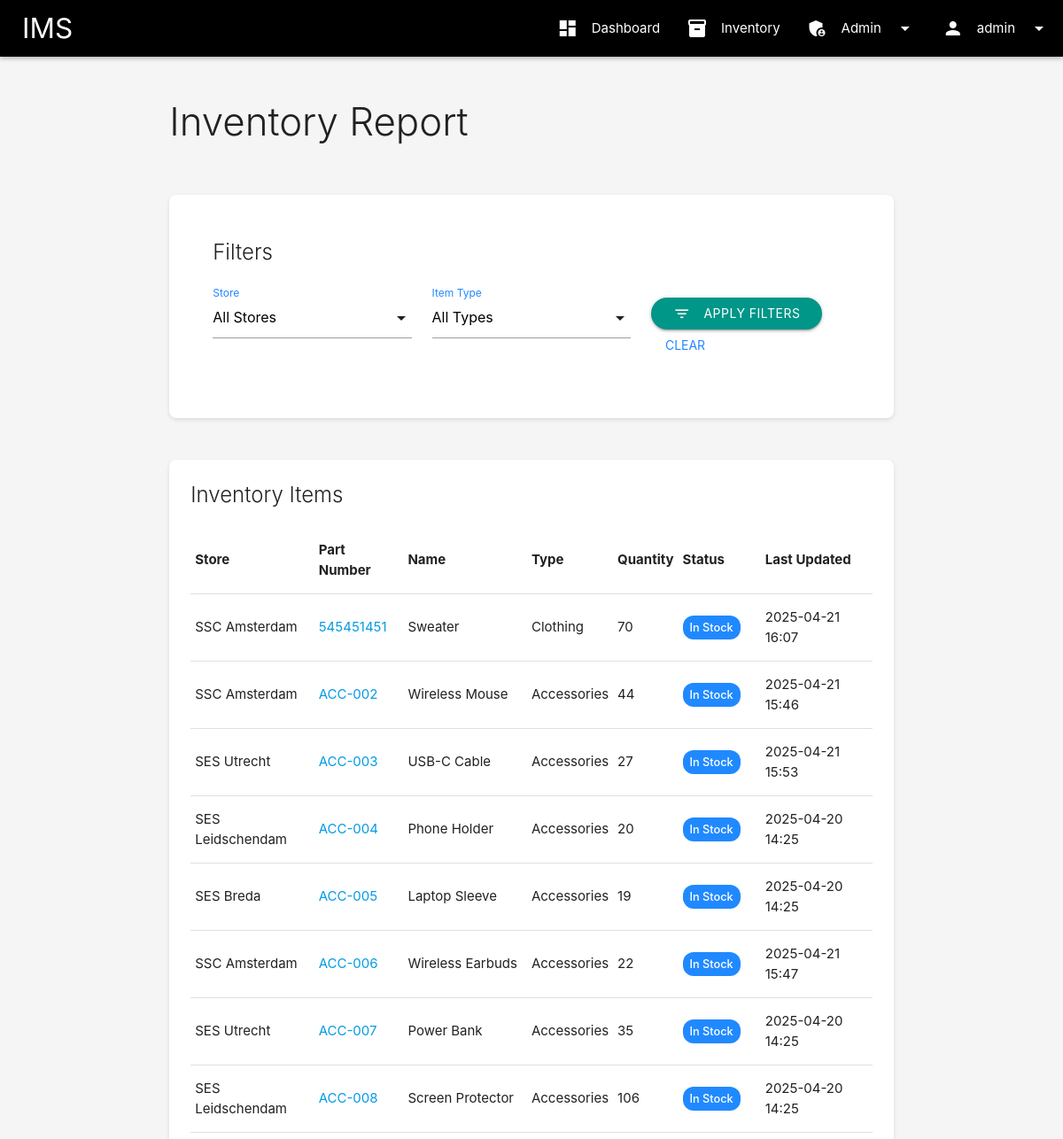
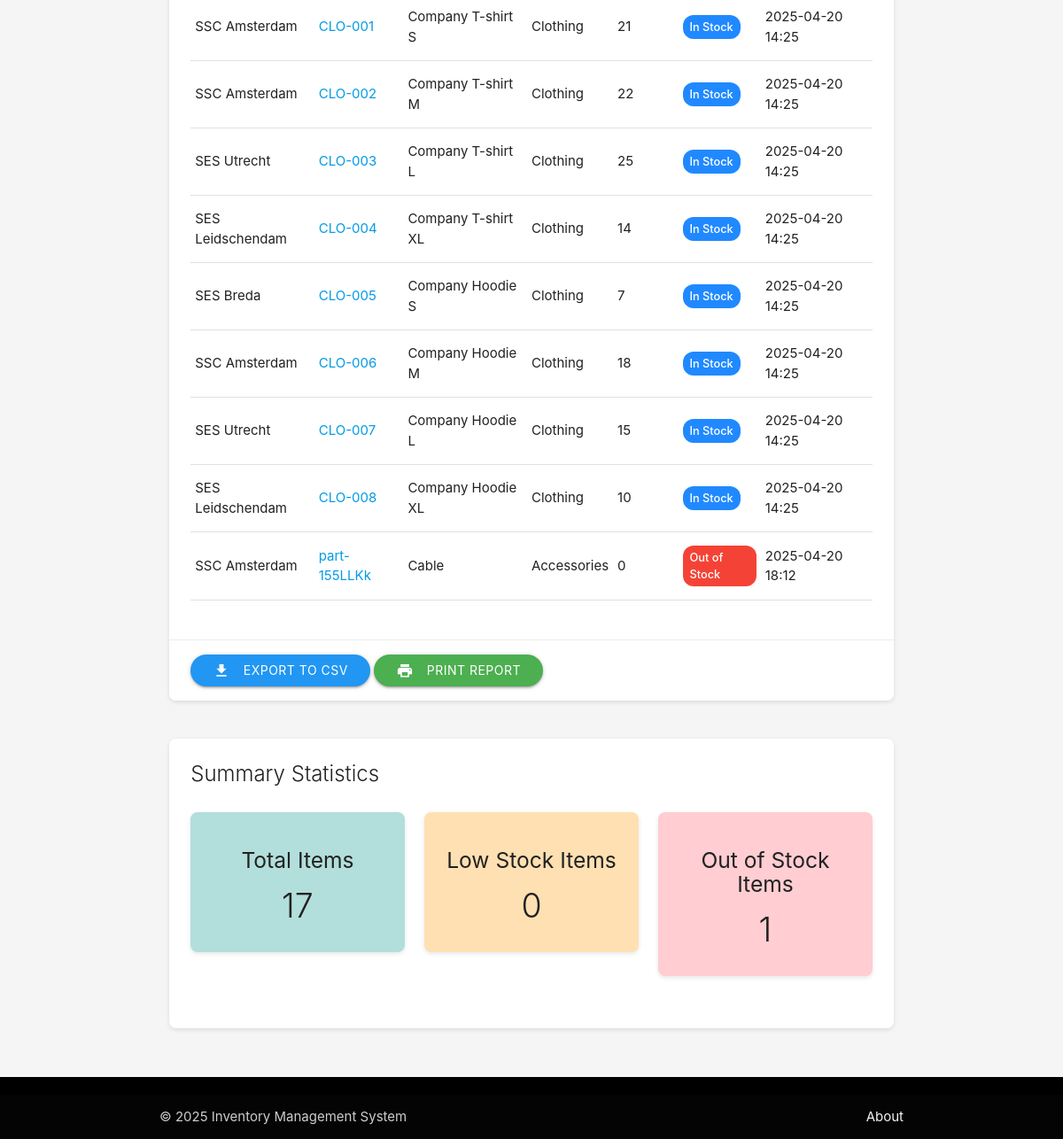
The app's page /admin/reports/inventory (signed in) with its own data (2 pictures, top to bottom).
### app/models/user.py (models this page shows, shortened)
class User(UserMixin, db.Model):
    __tablename__ = 'users'
    id = db.Column(db.Integer, primary_key=True)
    username = db.Column(db.String(64), unique=True, nullable=False, index=True)
    password_hash = db.Column(db.String(256), nullable=False)
    _role = db.Column('role', db.String(20), nullable=False, default=UserRole.USER.value)
    failed_login_attempts = db.Column(db.Integer, default=0)
    last_login_attempt_time = db.Column(db.DateTime, nullable=True)
    is_locked = db.Column(db.Boolean, default=False)
    password_last_changed = db.Column(db.DateTime, default=datetime.utcnow)
    created_at = db.Column(db.DateTime, default=datetime.utcnow)
    updated_at = db.Column(db.DateTime, default=datetime.utcnow, onupdate=datetime.utcnow)
    password_history = db.relationship('PasswordHistory', backref='user', lazy='dynamic')
    transactions = db.relationship('Transaction', backref='user', lazy='dynamic')
    security_logs = db.relationship('SecurityLog', backref='user', lazy='dynamic')
    stores = db.relationship('Store',
                            secondary=user_stores,
                            lazy='subquery',
                            backref=db.backref('users', lazy=True))
    @property
    def role(self):
        for role_enum in UserRole:
            if role_enum.value == self._role:
                return role_enum
        return None
    @role.setter
    def role(self, value):
        if isinstance(value, UserRole):
            self._role = value.value
        elif isinstance(value, str):
            valid_values = [r.value for r in UserRole]
            if value in valid_values:
                self._role = value
            else:
                raise ValueError(f"Invalid role value: {value}. Valid values: {valid_values}")
        else:
            raise TypeError(f"Expected UserRole enum or string, got {type(value)}")

### app/models/inventory.py (models this page shows, shortened)
class Inventory(db.Model):
    __tablename__ = 'inventory'
    id = db.Column(db.Integer, primary_key=True)
    part_number = db.Column(db.String(50), unique=True, nullable=False, index=True)
    name = db.Column(db.String(100), nullable=False)
    description = db.Column(db.Text, nullable=True)
    item_type = db.Column(sa.Enum(ItemType), nullable=False)
    quantity = db.Column(db.Integer, default=0)
    store_id = db.Column(db.Integer, db.ForeignKey('stores.id'), nullable=False)
    created_at = db.Column(db.DateTime, default=datetime.utcnow)
    updated_at = db.Column(db.DateTime, default=datetime.utcnow, onupdate=datetime.utcnow)
    transactions = db.relationship('Transaction', backref='item', lazy='dynamic')

### app/models/store.py (models this page shows, shortened)
class Store(db.Model):
    __tablename__ = 'stores'
    id = db.Column(db.Integer, primary_key=True)
    name = db.Column(db.String(100), unique=True, nullable=False, index=True)
    location = db.Column(db.String(255), nullable=True)
    created_at = db.Column(db.DateTime, default=datetime.utcnow)
    updated_at = db.Column(db.DateTime, default=datetime.utcnow, onupdate=datetime.utcnow)
    inventory_items = db.relationship('Inventory', backref='store', lazy='dynamic')
    transactions = db.relationship('Transaction', backref='store', lazy='dynamic')

### app/blueprints/admin/routes.py (the view)
@admin_bp.route('/reports/inventory')
@login_required
@partner_admin_required
def inventory_report():
    store_id = request.args.get('store_id', type=int)
    item_type = request.args.get('item_type')
    query = Inventory.query
    if store_id:
        query = query.filter_by(store_id=store_id)
    if item_type:
        query = query.filter_by(item_type=item_type)
    if current_user.role == UserRole.PARTNER_ADMIN:
        query = query.filter_by(item_type='accessories')
    inventory_items = query.order_by(Inventory.part_number).all()
    stores = Store.query.all()
    item_types = []
    if current_user.role == UserRole.ADMIN_GLOBAL:
        from app.models.db import ItemType
        item_types = [(t.value, t.value.capitalize()) for t in ItemType]
    return render_template(
        'admin/inventory_report.html',
        title='Inventory Report',
        inventory_items=inventory_items,
        stores=stores,
        selected_store_id=store_id,
        selected_item_type=item_type,
        item_types=item_types
    )

### app/utils/auth.py (called while the page is built)
def partner_admin_required(f):
    @wraps(f)
    def decorated_function(*args, **kwargs):
        if not current_user.is_authenticated or (
            current_user.role != UserRole.ADMIN_GLOBAL and
            current_user.role != UserRole.PARTNER_ADMIN):
            log_security_event('unauthorized_access_attempt',
                              f"User attempted to access partner admin resource: {request.path}")
            abort(403)  # Forbidden
        return f(*args, **kwargs)
    return decorated_function

### app/templates/admin/inventory_report.html (shortened to what this page needs)
{% extends 'base.html' %}
{% block content %}
<div class="row">
    <div class="col s12">
        <h3 class="page-title">Inventory Report</h3>
    </div>
</div>
<div class="row">
    <div class="col s12">
        <div class="card filter-section">
            <div class="card-content">
                <span class="card-title">Filters</span>
                <form method="GET" action="{{ url_for('admin.inventory_report') }}">
                    <div class="row mb-0">
                        <div class="input-field col s12 m4">
                            <label for="store_id">Store</label>
                        </div>
                        {% if current_user.role.value == 'admin_global' %}
                        <div class="input-field col s12 m4">
                            <label for="item_type">Item Type</label>
                        </div>
                        {% endif %}
                        <div class="input-field col s12 {% if current_user.role.value == 'admin_global' %}m4{% else %}m8{% endif %}">
                            <button type="submit" class="btn waves-effect waves-light teal">
                                <i class="material-icons left">filter_list</i> Apply Filters
                            </button>
                            <a href="{{ url_for('admin.inventory_report') }}" class="btn-flat waves-effect">Clear</a>
                        </div>
                    </div>
                </form>
            </div>
        </div>
    </div>
</div>
<div class="row">
    <div class="col s12">
        <div class="card">
            <div class="card-content">
                <span class="card-title">
                    Inventory Items
                </span>
                <div class="table-container">
                    <table class="highlight responsive-table">
                        <thead>
                            <tr>
                                <th>Store</th>
                                <th>Part Number</th>
                                <th>Name</th>
                                <th>Type</th>
                                <th>Quantity</th>
                                <th>Status</th>
                                <th>Last Updated</th>
                            </tr>
                        </thead>
                        <tbody>
                            {% for item in inventory_items %}
                            <tr>
                                <td>{{ item.store.name }}</td>
                                <td><a href="{{ url_for('inventory.view_item', item_id=item.id) }}">{{ item.part_number }}</a></td>
                                <td>{{ item.name }}</td>
                                <td>{{ item.item_type.value.capitalize() }}</td>
                                <td>{{ item.quantity }}</td>
                                <td>
                                    {% if item.quantity <= 0 %}
                                    <span class="status-badge status-out-of-stock">Out of Stock</span>
                                    {% elif item.quantity <= 5 %}
                                    <span class="status-badge status-low-stock">Low Stock</span>
                                    {% else %}
                                    <span class="status-badge status-in-stock">In Stock</span>
                                    {% endif %}
                                </td>
                                <td>{{ item.updated_at.strftime('%Y-%m-%d %H:%M') }}</td>
                            </tr>
                            {% endfor %}
                        </tbody>
                    </table>
                </div>
            </div>
            <div class="card-action">
                <button id="export-csv" class="btn waves-effect waves-light blue">
                    <i class="material-icons left">file_download</i> Export to CSV
                </button>
                <button id="print-report" class="btn waves-effect waves-light green">
                    <i class="material-icons left">print</i> Print Report
                </button>
            </div>
        </div>
    </div>
</div>
<div class="row">
    <div class="col s12">
        <div class="card">
            <div class="card-content">
                <span class="card-title">Summary Statistics</span>
                <div class="row">
                    <div class="col s12 m4">
                        <div class="card-panel teal lighten-4 center-align">
                            <h5>Total Items</h5>
                            <p class="dashboard-metric">{{ inventory_items|length }}</p>
                        </div>
                    </div>
                    <div class="col s12 m4">
                        <div class="card-panel orange lighten-4 center-align">
                            <h5>Low Stock Items</h5>
                            <p class="dashboard-metric">{{ inventory_items|selectattr('quantity', 'le', 5)|selectattr('quantity', 'gt', 0)|list|length }}</p>
                        </div>
                    </div>
                    <div class="col s12 m4">
                        <div class="card-panel red lighten-4 center-align">
                            <h5>Out of Stock Items</h5>
                            <p class="dashboard-metric">{{ inventory_items|selectattr('quantity', 'le', 0)|list|length }}</p>
                        </div>
                    </div>
                </div>
            </div>
        </div>
    </div>
</div>
{% endblock %}

### app/templates/base.html (shortened to what this page needs)
<!DOCTYPE html>
<html lang="en">
<head>
    <link rel="stylesheet" href="https://cdnjs.cloudflare.com/ajax/libs/materialize/1.0.0/css/materialize.min.css">
    <link rel="stylesheet" href="{{ url_for('static', filename='css/style.css') }}">
</head>
<body class="grey lighten-4">
    <header>
        <div class="navbar-fixed">
            <nav class="black">
                <div class="nav-wrapper">
                    <a href="{{ url_for('main.index') }}" class="brand-logo">IMS</a>
                    {% if current_user.is_authenticated %}
                    <ul class="right hide-on-med-and-down">
                        <li><a href="{{ url_for('main.index') }}"><i class="material-icons left">dashboard</i>Dashboard</a></li>
                        <li><a href="{{ url_for('inventory.items') }}"><i class="material-icons left">inventory</i>Inventory</a></li>
                        {% if current_user.role.value in ['admin_global', 'partner_admin'] %}
                        <li>
                            <a class="dropdown-trigger" href="#!" data-target="admin-dropdown">
                                <i class="material-icons left">admin_panel_settings</i>Admin
                                <i class="material-icons right">arrow_drop_down</i>
                            </a>
                        </li>
                        {% endif %}
                        <li>
                            <a class="dropdown-trigger" href="#!" data-target="user-dropdown">
                                <i class="material-icons left">person</i>{{ current_user.username }}
                                <i class="material-icons right">arrow_drop_down</i>
                            </a>
                        </li>
                    </ul>
                    {% endif %}
                </div>
            </nav>
        </div>
    </header>
    <main class="container">
        {% block content %}{% endblock %}
    </main>
    <footer class="page-footer black">
        <div class="footer-copyright">
            <div class="container">
                © 2025 Inventory Management System
                <a class="grey-text text-lighten-4 right" href="#">About</a>
            </div>
        </div>
    </footer>
</body>
</html>

### app/static/css/style.css (style rules this page uses)
body { display: flex; min-height: 100vh; flex-direction: column; color: #212121; background-color: #f8f8f8; }
main { flex: 1 0 auto; padding: 20px 0; }
.brand-logo { margin-left: 10px; }
nav { box-shadow: 0 2px 5px rgba(0, 0, 0, 0.26); background-color: #212121; }
nav .brand-logo { padding-left: 15px; }
.card, .card-panel { border-radius: 8px; transition: box-shadow .25s; box-shadow: 0 2px 5px rgba(0,0,0,0.1); background-color: white; }
.card .card-action:last-child { border-radius: 0 0 8px 8px; }
.card .card-content .card-title { margin-bottom: 20px; color: #212121; }
.table-container { overflow-x: auto; margin-bottom: 20px; }
.btn, .btn-large, .btn-small { border-radius: 50px; background-color: #2089ff; padding: 0 25px; }
.btn-flat { color: #2089ff; }
.status-badge { padding: 4px 8px; border-radius: 12px; color: white; font-weight: 500; font-size: 0.85rem; display: inline-block; }
.status-in-stock { background-color: #2089ff; }
.status-out-of-stock { background-color: #F44336; }
.dashboard-metric { font-size: 2.5rem; font-weight: 300; }
.input-field label { color: #2089ff; }
.filter-section { padding: 25px; margin-bottom: 20px; border-radius: 8px; background-color: #ffffff; }
.page-title { font-weight: 300; margin: 30px 0; color: #212121; }
.mb-0 { margin-bottom: 0; }

### records on screen
User: username "admin"
Inventory: store.name "SSC Amsterdam", part_number "545451451", name "Sweater", item_type.value "Clothing", quantity "70", shows "In Stock", updated_at "2025-04-21 16:07"
Inventory: store.name "SSC Amsterdam", part_number "ACC-002", name "Wireless Mouse", item_type.value "Accessories", quantity "44", shows "In Stock", updated_at "2025-04-21 15:46"
Inventory: store.name "SES Utrecht", part_number "ACC-003", name "USB-C Cable", item_type.value "Accessories", quantity "27", shows "In Stock", updated_at "2025-04-21 15:53"
Inventory: store.name "SES Leidschendam", part_number "ACC-004", name "Phone Holder", item_type.value "Accessories", quantity "20", shows "In Stock", updated_at "2025-04-20 14:25"
Inventory: store.name "SES Breda", part_number "ACC-005", name "Laptop Sleeve", item_type.value "Accessories", quantity "19", shows "In Stock", updated_at "2025-04-20 14:25"
Inventory: store.name "SSC Amsterdam", part_number "ACC-006", name "Wireless Earbuds", item_type.value "Accessories", quantity "22", shows "In Stock", updated_at "2025-04-21 15:47"
Inventory: store.name "SES Utrecht", part_number "ACC-007", name "Power Bank", item_type.value "Accessories", quantity "35", shows "In Stock", updated_at "2025-04-20 14:25"
Inventory: store.name "SES Leidschendam", part_number "ACC-008", name "Screen Protector", item_type.value "Accessories", quantity "106", shows "In Stock", updated_at "2025-04-20 14:25"
Inventory: store.name "SSC Amsterdam", part_number "CLO-001", name "Company T-shirt S", item_type.value "Clothing", quantity "21", shows "In Stock", updated_at "2025-04-20 14:25"
Inventory: store.name "SSC Amsterdam", part_number "CLO-002", name "Company T-shirt M", item_type.value "Clothing", quantity "22", shows "In Stock", updated_at "2025-04-20 14:25"
Inventory: store.name "SES Utrecht", part_number "CLO-003", name "Company T-shirt L", item_type.value "Clothing", quantity "25", shows "In Stock", updated_at "2025-04-20 14:25"
Inventory: store.name "SES Leidschendam", part_number "CLO-004", name "Company T-shirt XL", item_type.value "Clothing", quantity "14", shows "In Stock", updated_at "2025-04-20 14:25"
Inventory: store.name "SES Breda", part_number "CLO-005", name "Company Hoodie S", item_type.value "Clothing", quantity "7", shows "In Stock", updated_at "2025-04-20 14:25"
Inventory: store.name "SSC Amsterdam", part_number "CLO-006", name "Company Hoodie M", item_type.value "Clothing", quantity "18", shows "In Stock", updated_at "2025-04-20 14:25"
Inventory: store.name "SES Utrecht", part_number "CLO-007", name "Company Hoodie L", item_type.value "Clothing", quantity "15", shows "In Stock", updated_at "2025-04-20 14:25"
Inventory: store.name "SES Leidschendam", part_number "CLO-008", name "Company Hoodie XL", item_type.value "Clothing", quantity "10", shows "In Stock", updated_at "2025-04-20 14:25"
Inventory: store.name "SSC Amsterdam", part_number "part-155LLKk", name "Cable", item_type.value "Accessories", quantity "0", shows "Out of Stock", updated_at "2025-04-20 18:12"

### other values on screen
{{ inventory_items|length }} "17"
{{ inventory_items|selectattr('quantity', 'le', 0)|list|length }} "1"
